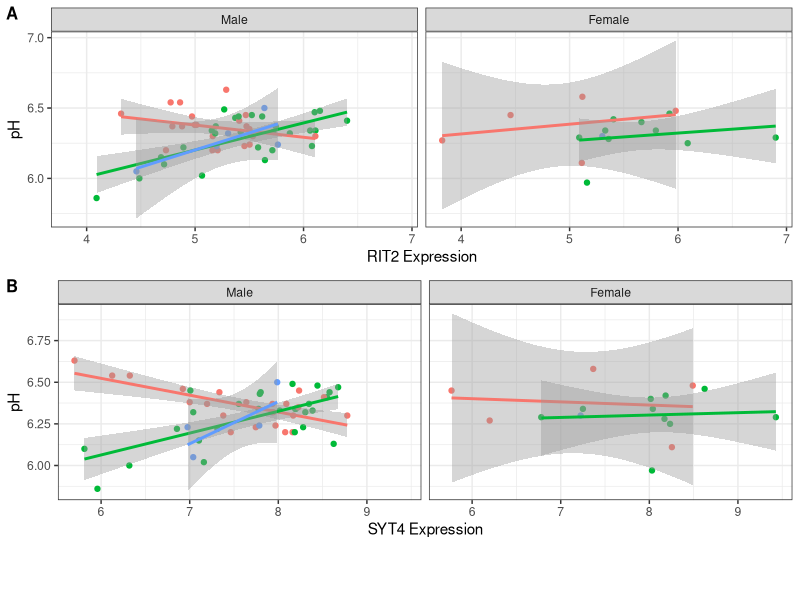

This chart was generated by the following R code:
library(here)
library(tidyr)
library(dplyr)
library(ggplot2)
library(cowplot)

#load data, BrainEac csv data file "BrainEac_allRegions_data.csv" from Data folder:
BE_allRegions <- read.csv(here("Data","BrainEac_allRegions_data.csv"), header = T)

##Section: Sex-specific signals

#Function for three way interaction between gene expression, genotype, and gender
interaction_SexGeneSNP <- function(gene) {
  lm_all <- lm(as.formula(paste("ph ~ rs12456492*sex*",  gene,paste("+ PMI + RIN + age +sex"))), filter(BE_allRegions,region=="substantia nigra" & !phOutlier))  
  sum_mod <- summary(lm_all)
  confid_inter <- confint(lm_all, level=0.95)
  print(gene )
  print(sum_mod)
  print(confid_inter)
}

#run interaction_SexGeneSNP function for each gene
interaction_SexGeneSNP(gene = "rit2") 
interaction_SexGeneSNP(gene = "syt4") 

#function for SNP gene expression interaction, stratify based on gender
gender_GeneSNP_interaction <- function(gene) {
  male <- lm(as.formula(paste("ph ~ rs12456492*",  gene,paste("+ PMI + RIN + age"))), filter(BE_allRegions,region=="substantia nigra", !phOutlier,sex==0))
  sum_mod_male <- summary(male)
  confid_inter_male <- confint(male, level=0.95)
  print(paste0("Male: ", gene ))
  print(sum_mod_male)
  print(confid_inter_male)
  female <- lm(as.formula(paste("ph ~ rs12456492*",  gene,paste("+ PMI + RIN + age"))), filter(BE_allRegions,region=="substantia nigra", !phOutlier,sex==1))
  sum_mod_female <- summary(female)
  confid_inter_female <- confint(female, level=0.95)
  print(paste0("Female: ", gene ))
  print(sum_mod_female)
  print(confid_inter_female)
}

#run gender_GeneSNP_interaction function for each gene
gender_GeneSNP_interaction(gene = "rit2") 
gender_GeneSNP_interaction(gene = "syt4") 


#Figure 4: Scatter plot of pH and gene expression grouped by risk SNP genotype and stratified sex for RIT2 and SYT4 

RIT2_MF<- ggplot(filter(BE_allRegions,region=="substantia nigra", !phOutlier), aes(x = rit2, y = ph, group= rs12456492Named,color=rs12456492Named)) +
  geom_point() + 
  facet_wrap( ~ sex, labeller= labeller(sex=c("0" = "Male", "1" = "Female"))) +
  geom_smooth(method= "lm") + 
  theme_bw() + 
  xlab("RIT2 Expression") + ylab("pH") + scale_colour_discrete(name = "rs12456492") 

SYT4_MF <- ggplot(filter(BE_allRegions,region=="substantia nigra", !phOutlier), aes(x = syt4, y = ph, group= rs12456492Named,color=rs12456492Named)) +
  geom_point() + 
  facet_wrap( ~ sex, labeller= labeller(sex=c("0" = "Male", "1" = "Female"))) +
  geom_smooth(method= "lm") + 
  theme_bw() + 
  xlab("SYT4 Expression") + ylab("pH") + scale_colour_discrete(name = "rs12456492") 

#add RIT2 and SYT4 plot side by side 
RIT2_SYT4_pH_Genderplot <- plot_grid(RIT2_MF + theme(legend.position = "none") , SYT4_MF +theme(legend.position = "none"), labels = c('A', 'B'), label_size = 12, nrow=2)

#add legend 
Figure4 <- plot_grid(RIT2_SYT4_pH_Genderplot, get_legend(SYT4_MF + theme(legend.position="bottom")), ncol=1, rel_heights = c(0.5, 0.05))

ggsave(Figure4, filename = here('Figures','Figure 6 Gender RIT2 and SYT4 gene expression vs pH in SN.pdf'), dpi=300)


##NOTE: Above analysis can also be run with GTEx data